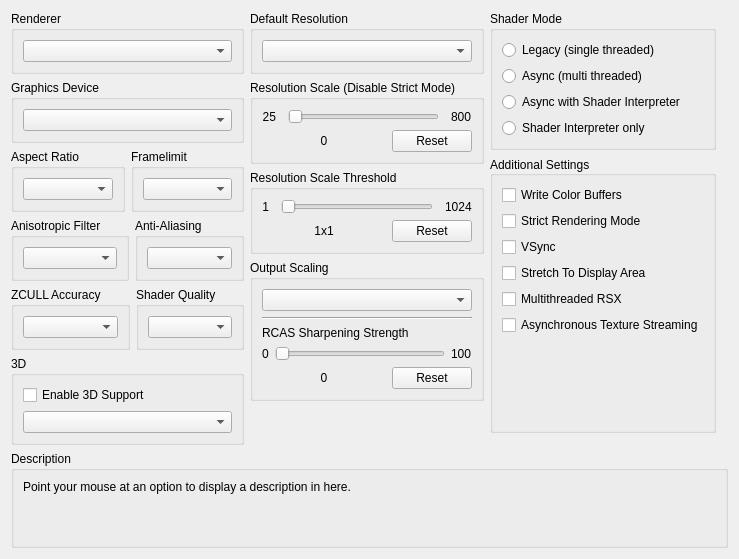
      <widget class="QWidget" name="gpuTab">
       <attribute name="title">
        <string>GPU</string>
       </attribute>
       <layout class="QVBoxLayout" name="gpuTab_layout" stretch="0,1,0">
        <item>
         <layout class="QHBoxLayout" name="gpuTabLayout" stretch="1,1,1">
          <item>
           <layout class="QVBoxLayout" name="gpuTabLayoutLeft">
            <item>
             <widget class="QGroupBox" name="gb_renderer">
              <property name="title">
               <string>Renderer</string>
              </property>
              <layout class="QVBoxLayout" name="gb_renderer_layout">
               <item>
                <widget class="QComboBox" name="renderBox"/>
               </item>
              </layout>
             </widget>
            </item>
            <item>
             <widget class="QGroupBox" name="gb_graphicsAdapter">
              <property name="title">
               <string>Graphics Device</string>
              </property>
              <layout class="QVBoxLayout" name="gb_graphicsAdapter_layout">
               <item>
                <widget class="QComboBox" name="graphicsAdapterBox"/>
               </item>
              </layout>
             </widget>
            </item>
            <item>
             <widget class="QWidget" name="widget_gpu_top" native="true">
              <layout class="QHBoxLayout" name="widget_gpu_top_layout" stretch="1,1">
               <property name="leftMargin">
                <number>0</number>
               </property>
               <property name="topMargin">
                <number>0</number>
               </property>
               <property name="rightMargin">
                <number>0</number>
               </property>
               <property name="bottomMargin">
                <number>0</number>
               </property>
               <item>
                <widget class="QGroupBox" name="gb_aspectRatio">
                 <property name="title">
                  <string>Aspect Ratio</string>
                 </property>
                 <layout class="QVBoxLayout" name="gb_aspectRatio_layout">
                  <item>
                   <widget class="QComboBox" name="aspectBox"/>
                  </item>
                 </layout>
                </widget>
               </item>
               <item>
                <widget class="QGroupBox" name="gb_frameLimit">
                 <property name="title">
                  <string>Framelimit</string>
                 </property>
                 <layout class="QVBoxLayout" name="gb_frameLimit_layout">
                  <item>
                   <widget class="QComboBox" name="frameLimitBox"/>
                  </item>
                 </layout>
                </widget>
               </item>
              </layout>
             </widget>
            </item>
            <item>
             <widget class="QWidget" name="widget_gpu_bottom" native="true">
              <layout class="QHBoxLayout" name="widget_gpu_bottom_layout" stretch="1,1">
               <property name="leftMargin">
                <number>0</number>
               </property>
               <property name="topMargin">
                <number>0</number>
               </property>
               <property name="rightMargin">
                <number>0</number>
               </property>
               <property name="bottomMargin">
                <number>0</number>
               </property>
               <item>
                <widget class="QGroupBox" name="gb_anisotropicFilter">
                 <property name="title">
                  <string>Anisotropic Filter</string>
                 </property>
                 <layout class="QVBoxLayout" name="gb_anisotropicFilter_layout">
                  <item>
                   <widget class="QComboBox" name="anisotropicFilterOverride"/>
                  </item>
                 </layout>
                </widget>
               </item>
               <item>
                <widget class="QGroupBox" name="gb_antiAliasing">
                 <property name="title">
                  <string>Anti-Aliasing</string>
                 </property>
                 <layout class="QVBoxLayout" name="gb_antiAliasing_layout">
                  <item>
                   <widget class="QComboBox" name="antiAliasing"/>
                  </item>
                 </layout>
                </widget>
               </item>
              </layout>
             </widget>
            </item>
            <item>
             <widget class="QWidget" name="widget_gpu_3" native="true">
              <layout class="QHBoxLayout" name="widget_gpu_3_layout" stretch="1,1">
               <property name="leftMargin">
                <number>0</number>
               </property>
               <property name="topMargin">
                <number>0</number>
               </property>
               <property name="rightMargin">
                <number>0</number>
               </property>
               <property name="bottomMargin">
                <number>0</number>
               </property>
               <item>
                <widget class="QGroupBox" name="gbZCULL">
                 <property name="title">
                  <string>ZCULL Accuracy</string>
                 </property>
                 <layout class="QVBoxLayout" name="gbZCULL_layout">
                  <item>
                   <widget class="QComboBox" name="zcullPrecisionMode"/>
                  </item>
                 </layout>
                </widget>
               </item>
               <item>
                <widget class="QGroupBox" name="gbShaderPrecision">
                 <property name="title">
                  <string>Shader Quality</string>
                 </property>
                 <layout class="QVBoxLayout" name="gbShaderPrecision_layout">
                  <item>
                   <widget class="QComboBox" name="shaderPrecision"/>
                  </item>
                 </layout>
                </widget>
               </item>
              </layout>
             </widget>
            </item>
            <item>
             <widget class="QGroupBox" name="gb_stereo">
              <property name="title">
               <string>3D</string>
              </property>
              <layout class="QVBoxLayout" name="gb_stereo_layout">
               <item>
                <widget class="QCheckBox" name="stereoRenderEnabled">
                 <property name="text">
                  <string>Enable 3D Support</string>
                 </property>
                </widget>
               </item>
               <item>
                <widget class="QComboBox" name="stereoRenderMode"/>
               </item>
              </layout>
             </widget>
            </item>
            <item>
             <spacer name="gpu_tab_layout_right_spacer">
              <property name="orientation">
               <enum>Qt::Orientation::Vertical</enum>
              </property>
              <property name="sizeType">
               <enum>QSizePolicy::Policy::MinimumExpanding</enum>
              </property>
              <property name="sizeHint" stdset="0">
               <size>
                <width>0</width>
                <height>0</height>
               </size>
              </property>
             </spacer>
            </item>
           </layout>
          </item>
          <item>
           <layout class="QVBoxLayout" name="gpuTabLayoutMiddle">
            <item>
             <widget class="QGroupBox" name="gb_default_resolution">
              <property name="title">
               <string>Default Resolution</string>
              </property>
              <layout class="QVBoxLayout" name="gb_default_resolution_layout">
               <item>
                <widget class="QComboBox" name="resBox"/>
               </item>
              </layout>
             </widget>
            </item>
            <item>
             <layout class="QVBoxLayout" name="layout_resolution_scale">
              <property name="spacing">
               <number>6</number>
              </property>
              <property name="leftMargin">
               <number>0</number>
              </property>
              <item>
               <widget class="QGroupBox" name="gb_resolutionScale">
                <property name="title">
                 <string>Resolution Scale (Disable Strict Mode)</string>
                </property>
                <layout class="QVBoxLayout" name="gb_resolutionScale_layout">
                 <item>
                  <widget class="QWidget" name="resolutionScaleLayoutTop" native="true">
                   <layout class="QHBoxLayout" name="horizontalLayout_23" stretch="0,1,0">
                    <property name="spacing">
                     <number>12</number>
                    </property>
                    <property name="leftMargin">
                     <number>0</number>
                    </property>
                    <property name="topMargin">
                     <number>0</number>
                    </property>
                    <property name="rightMargin">
                     <number>0</number>
                    </property>
                    <property name="bottomMargin">
                     <number>0</number>
                    </property>
                    <item>
                     <widget class="QLabel" name="resolutionScaleMin">
                      <property name="text">
                       <string>25</string>
                      </property>
                      <property name="alignment">
                       <set>Qt::AlignmentFlag::AlignRight|Qt::AlignmentFlag::AlignTrailing|Qt::AlignmentFlag::AlignVCenter</set>
                      </property>
                     </widget>
                    </item>
                    <item>
                     <widget class="QSlider" name="resolutionScale">
                      <property name="orientation">
                       <enum>Qt::Orientation::Horizontal</enum>
                      </property>
                     </widget>
                    </item>
                    <item>
                     <widget class="QLabel" name="resolutionScaleMax">
                      <property name="text">
                       <string>800</string>
                      </property>
                     </widget>
                    </item>
                   </layout>
                  </widget>
                 </item>
                 <item>
                  <layout class="QHBoxLayout" name="resolutionScaleLayoutBottom" stretch="1,0">
                   <item>
                    <widget class="QLabel" name="resolutionScaleVal">
                     <property name="text">
                      <string>0</string>
                     </property>
                     <property name="alignment">
                      <set>Qt::AlignmentFlag::AlignCenter</set>
                     </property>
                    </widget>
                   </item>
                   <item>
                    <widget class="QPushButton" name="resolutionScaleReset">
                     <property name="text">
                      <string>Reset</string>
                     </property>
                    </widget>
                   </item>
                  </layout>
                 </item>
                </layout>
               </widget>
              </item>
              <item>
               <widget class="QGroupBox" name="gb_minimumScalableDimension">
                <property name="title">
                 <string>Resolution Scale Threshold</string>
                </property>
                <layout class="QVBoxLayout" name="gb_minimumScalableDimension_layout">
                 <item>
                  <layout class="QHBoxLayout" name="minimumScalableDimensionLayoutTop" stretch="0,1,0">
                   <property name="spacing">
                    <number>12</number>
                   </property>
                   <item>
                    <widget class="QLabel" name="minimumScalableDimensionMin">
                     <property name="text">
                      <string>1</string>
                     </property>
                     <property name="alignment">
                      <set>Qt::AlignmentFlag::AlignRight|Qt::AlignmentFlag::AlignTrailing|Qt::AlignmentFlag::AlignVCenter</set>
                     </property>
                    </widget>
                   </item>
                   <item>
                    <widget class="QSlider" name="minimumScalableDimension">
                     <property name="orientation">
                      <enum>Qt::Orientation::Horizontal</enum>
                     </property>
                    </widget>
                   </item>
                   <item>
                    <widget class="QLabel" name="minimumScalableDimensionMax">
                     <property name="text">
                      <string>1024</string>
                     </property>
                    </widget>
                   </item>
                  </layout>
                 </item>
                 <item>
                  <layout class="QHBoxLayout" name="minimumScalableDimensionLayoutBottom" stretch="1,0">
                   <item>
                    <widget class="QLabel" name="minimumScalableDimensionVal">
                     <property name="text">
                      <string>1x1</string>
                     </property>
                     <property name="alignment">
                      <set>Qt::AlignmentFlag::AlignCenter</set>
                     </property>
                    </widget>
                   </item>
                   <item>
                    <widget class="QPushButton" name="minimumScalableDimensionReset">
                     <property name="text">
                      <string>Reset</string>
                     </property>
                    </widget>
                   </item>
                  </layout>
                 </item>
                </layout>
               </widget>
              </item>
             </layout>
            </item>
            <item>
             <widget class="QGroupBox" name="gb_outputScaling">
              <property name="title">
               <string>Output Scaling</string>
              </property>
              <layout class="QVBoxLayout" name="gb_Upscaling_layout">
               <item>
                <widget class="QComboBox" name="outputScalingMode"/>
               </item>
               <item>
                <widget class="Line" name="line">
                 <property name="orientation">
                  <enum>Qt::Orientation::Horizontal</enum>
                 </property>
                </widget>
               </item>
               <item>
                <widget class="QWidget" name="fsrSharpeningStrengthWidget" native="true">
                 <layout class="QVBoxLayout" name="fsrSharpeningWidgetLayout">
                  <property name="leftMargin">
                   <number>0</number>
                  </property>
                  <property name="topMargin">
                   <number>0</number>
                  </property>
                  <property name="rightMargin">
                   <number>0</number>
                  </property>
                  <property name="bottomMargin">
                   <number>0</number>
                  </property>
                  <item>
                   <widget class="QLabel" name="fsrSharpeningStrengthLabel">
                    <property name="sizePolicy">
                     <sizepolicy hsizetype="Preferred" vsizetype="Preferred">
                      <horstretch>0</horstretch>
                      <verstretch>0</verstretch>
                     </sizepolicy>
                    </property>
                    <property name="text">
                     <string>RCAS Sharpening Strength</string>
                    </property>
                    <property name="alignment">
                     <set>Qt::AlignmentFlag::AlignBottom|Qt::AlignmentFlag::AlignLeading|Qt::AlignmentFlag::AlignLeft</set>
                    </property>
                    <property name="margin">
                     <number>1</number>
                    </property>
                   </widget>
                  </item>
                  <item>
                   <layout class="QHBoxLayout" name="fsrSharpeningLayoutTop">
                    <item>
                     <widget class="QLabel" name="minSharpeningVal">
                      <property name="text">
                       <string>0</string>
                      </property>
                     </widget>
                    </item>
                    <item>
                     <widget class="QSlider" name="fsrSharpeningStrength">
                      <property name="orientation">
                       <enum>Qt::Orientation::Horizontal</enum>
                      </property>
                     </widget>
                    </item>
                    <item>
                     <widget class="QLabel" name="maxSharpeningVal">
                      <property name="sizePolicy">
                       <sizepolicy hsizetype="Minimum" vsizetype="Preferred">
                        <horstretch>0</horstretch>
                        <verstretch>0</verstretch>
                       </sizepolicy>
                      </property>
                      <property name="text">
                       <string>100</string>
                      </property>
                     </widget>
                    </item>
                   </layout>
                  </item>
                  <item>
                   <layout class="QHBoxLayout" name="fsrSharpeningLayoutBottom" stretch="1,0">
                    <item>
                     <widget class="QLabel" name="fsrSharpeningStrengthVal">
                      <property name="text">
                       <string>0</string>
                      </property>
                      <property name="alignment">
                       <set>Qt::AlignmentFlag::AlignCenter</set>
                      </property>
                     </widget>
                    </item>
                    <item>
                     <widget class="QPushButton" name="fsrSharpeningStrengthReset">
                      <property name="text">
                       <string>Reset</string>
                      </property>
                     </widget>
                    </item>
                   </layout>
                  </item>
                 </layout>
                </widget>
               </item>
              </layout>
             </widget>
            </item>
            <item>
             <spacer name="gpu_tab_layout_middle_spacer">
              <property name="orientation">
               <enum>Qt::Orientation::Vertical</enum>
              </property>
              <property name="sizeType">
               <enum>QSizePolicy::Policy::MinimumExpanding</enum>
              </property>
              <property name="sizeHint" stdset="0">
               <size>
                <width>0</width>
                <height>0</height>
               </size>
              </property>
             </spacer>
            </item>
           </layout>
          </item>
          <item>
           <layout class="QVBoxLayout" name="gpuTabLayoutRight">
            <property name="rightMargin">
             <number>12</number>
            </property>
            <property name="bottomMargin">
             <number>12</number>
            </property>
            <item>
             <widget class="QGroupBox" name="gb_shader_mode">
              <property name="minimumSize">
               <size>
                <width>0</width>
                <height>123</height>
               </size>
              </property>
              <property name="title">
               <string>Shader Mode</string>
              </property>
              <layout class="QVBoxLayout" name="verticalLayout">
               <item>
                <widget class="QRadioButton" name="rb_legacy_recompiler">
                 <property name="text">
                  <string notr="true">Legacy (single threaded)</string>
                 </property>
                </widget>
               </item>
               <item>
                <widget class="QRadioButton" name="rb_async_recompiler">
                 <property name="text">
                  <string notr="true">Async (multi threaded)</string>
                 </property>
                </widget>
               </item>
               <item>
                <widget class="QRadioButton" name="rb_async_with_shader_interpreter">
                 <property name="text">
                  <string notr="true">Async with Shader Interpreter</string>
                 </property>
                </widget>
               </item>
               <item>
                <widget class="QRadioButton" name="rb_shader_interpreter_only">
                 <property name="text">
                  <string notr="true">Shader Interpreter only</string>
                 </property>
                </widget>
               </item>
              </layout>
             </widget>
            </item>
            <item>
             <widget class="QGroupBox" name="gb_additional_settings">
              <property name="title">
               <string>Additional Settings</string>
              </property>
              <property name="alignment">
               <set>Qt::AlignmentFlag::AlignLeading|Qt::AlignmentFlag::AlignLeft|Qt::AlignmentFlag::AlignVCenter</set>
              </property>
              <layout class="QVBoxLayout" name="gb_additional_settings_layout">
               <item>
                <widget class="QCheckBox" name="dumpColor">
                 <property name="text">
                  <string>Write Color Buffers</string>
                 </property>
                </widget>
               </item>
               <item>
                <widget class="QCheckBox" name="strictModeRendering">
                 <property name="text">
                  <string>Strict Rendering Mode</string>
                 </property>
                </widget>
               </item>
               <item>
                <widget class="QCheckBox" name="vsync">
                 <property name="text">
                  <string>VSync</string>
                 </property>
                </widget>
               </item>
               <item>
                <widget class="QCheckBox" name="stretchToDisplayArea">
                 <property name="text">
                  <string>Stretch To Display Area</string>
                 </property>
                </widget>
               </item>
               <item>
                <widget class="QCheckBox" name="multithreadedRSX">
                 <property name="text">
                  <string>Multithreaded RSX</string>
                 </property>
                </widget>
               </item>
               <item>
                <widget class="QCheckBox" name="asyncTextureStreaming">
                 <property name="text">
                  <string>Asynchronous Texture Streaming</string>
                 </property>
                </widget>
               </item>
               <item>
                <spacer name="additional_settings_spacer">
                 <property name="orientation">
                  <enum>Qt::Orientation::Vertical</enum>
                 </property>
                 <property name="sizeType">
                  <enum>QSizePolicy::Policy::MinimumExpanding</enum>
                 </property>
                 <property name="sizeHint" stdset="0">
                  <size>
                   <width>0</width>
                   <height>0</height>
                  </size>
                 </property>
                </spacer>
               </item>
              </layout>
             </widget>
            </item>
           </layout>
          </item>
         </layout>
        </item>
        <item>
         <spacer name="gpuTabSpacer">
          <property name="orientation">
           <enum>Qt::Orientation::Vertical</enum>
          </property>
          <property name="sizeType">
           <enum>QSizePolicy::Policy::MinimumExpanding</enum>
          </property>
          <property name="sizeHint" stdset="0">
           <size>
            <width>0</width>
            <height>0</height>
           </size>
          </property>
         </spacer>
        </item>
        <item>
         <widget class="QGroupBox" name="gb_description_gpu">
          <property name="title">
           <string>Description</string>
          </property>
          <layout class="QHBoxLayout" name="gb_description_gpu_layout">
           <item>
            <widget class="QLabel" name="description_gpu">
             <property name="text">
              <string>Point your mouse at an option to display a description in here.


</string>
             </property>
             <property name="textFormat">
              <enum>Qt::TextFormat::PlainText</enum>
             </property>
             <property name="alignment">
              <set>Qt::AlignmentFlag::AlignLeading|Qt::AlignmentFlag::AlignLeft|Qt::AlignmentFlag::AlignTop</set>
             </property>
             <property name="wordWrap">
              <bool>true</bool>
             </property>
            </widget>
           </item>
          </layout>
         </widget>
        </item>
       </layout>
      </widget>
